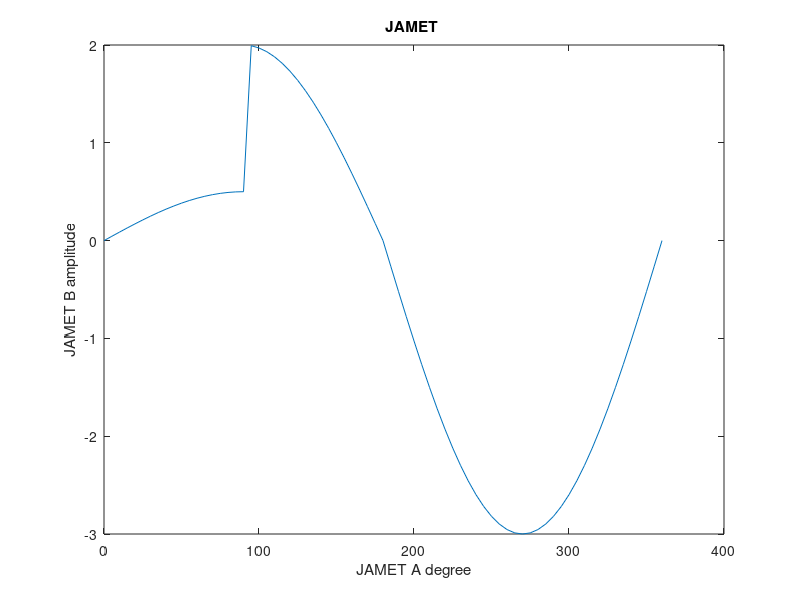

Source code (MATLAB):
clc

B = (0:5:360);      %mengatur sudut 0-360
brad = deg2rad(B);  %connvert degre to rad

A = zeros(1, length(B)); % inisialisasi vektor A dengan nol
for i = 1:1:length(B)
    if B(1:i) <= 90
        A(1,i) = 0.5;
    elseif (B(1,i) > 90 && B(1,i) <= 180)
        A(1,i) = 2;
    else
        A(1,i) = 3;
    end
end

Fx = zeros(1, length(B)); % inisialisasi vektor Fx dengan nol
for i = 1:1:length(B)
    Fx(1,i)=A(1,i) * sin(brad(1,i));
end

plot(B,Fx)
title 'JAMET '
xlabel 'JAMET A degree'
ylabel 'JAMET B amplitude'


